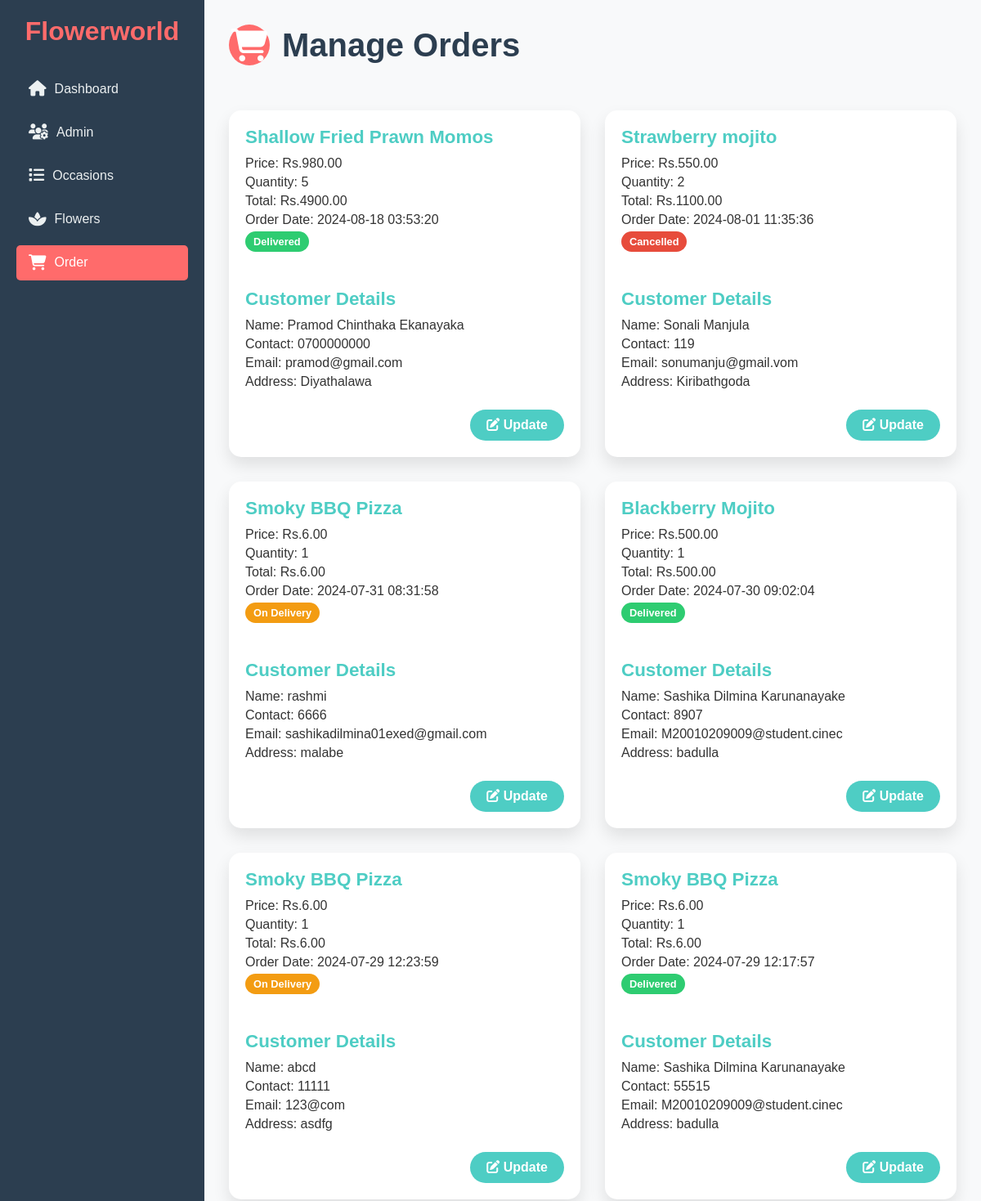
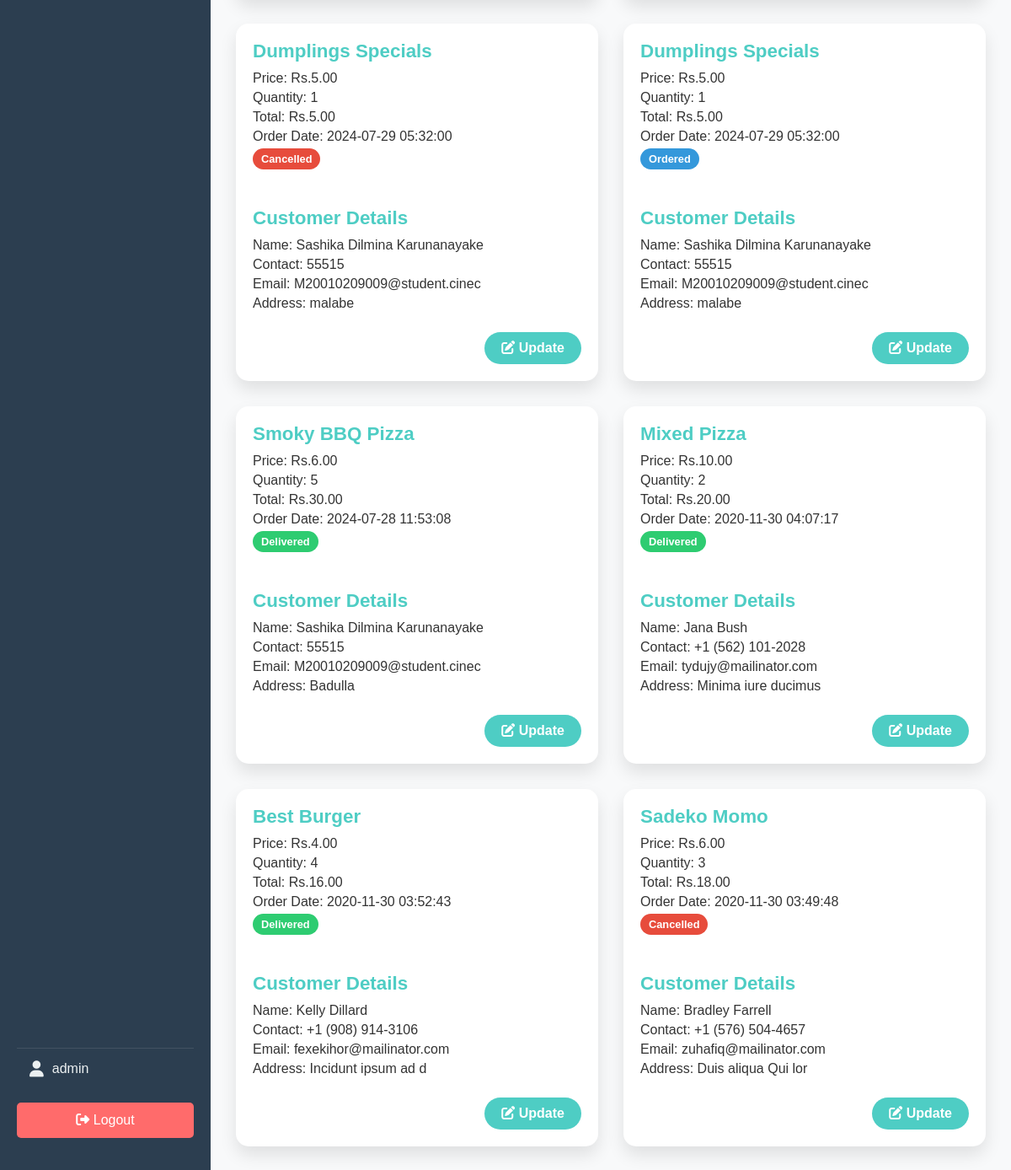
Page /admin/manage-order.php (signed in) on the earlier database version (2 pictures, top to bottom).
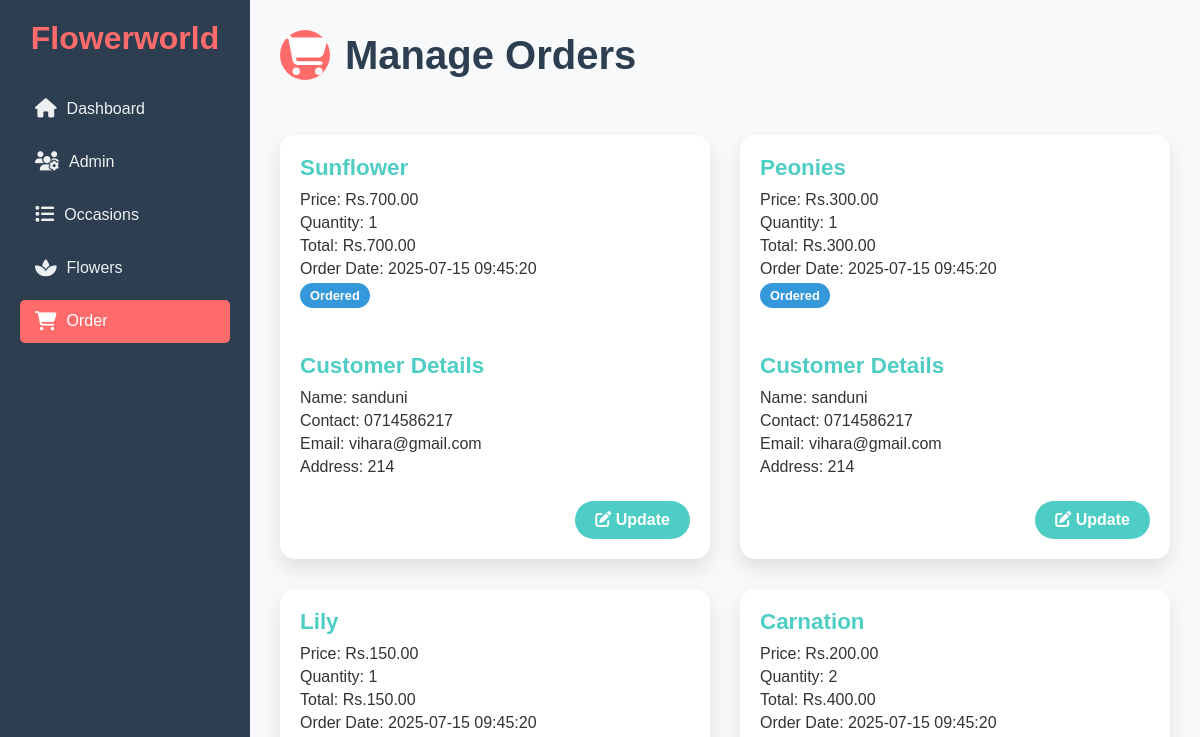
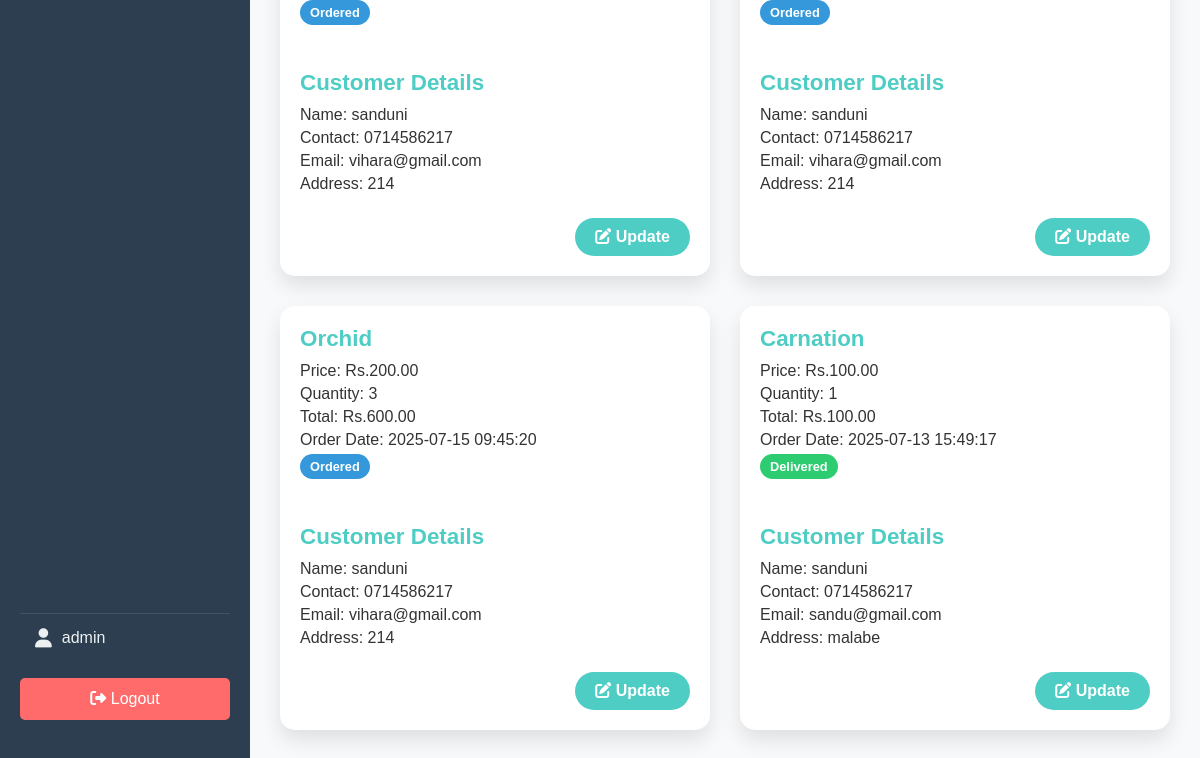
Same page on the later database version (2 pictures, top to bottom).
### tables this page shows
CREATE TABLE `tbl_order` (
  `id` int(10) UNSIGNED NOT NULL,
  `flower` varchar(150) NOT NULL,
  `price` decimal(10,2) NOT NULL,
  `qty` int(11) NOT NULL,
  `total` decimal(10,2) NOT NULL,
  `order_date` datetime NOT NULL,
  `status` varchar(50) NOT NULL,
  `customer_name` varchar(150) NOT NULL,
  `customer_contact` varchar(20) NOT NULL,
  `customer_email` varchar(150) NOT NULL,
  `customer_address` varchar(255) NOT NULL
);

### admin/manage-order.php (the view, shortened to what this page needs)
<?php include('partials/menu.php'); ?>
<div class="dashboard-container">
    <div class="sidebar">
        <div class="logo">
        <h1>Flowerworld</h1>
        </div>
        <nav>
            <a href="index.php"><i class="fas fa-home"></i> <span>Dashboard</span></a>
            <a href="manage-admin.php"><i class="fas fa-users-cog"></i> <span>Admin</span></a>
            <a href="manage-category.php"><i class="fas fa-list"></i> <span>Occasions</span></a>
            <a href="manage-flower.php"><i class="fas fa-spa"></i> <span>Flowers</span></a>
            <a href="manage-order.php" class="active"><i class="fas fa-shopping-cart"></i> <span>Order</span></a>
        </nav>
        <div class="sidebar-footer">
            <div class="user-profile">
                <i class="fas fa-user"></i>
                <span><?php echo $_SESSION['user']; ?></span>
            </div>
            <a href="logout.php" class="logout-btn"><i class="fas fa-sign-out-alt"></i> Logout</a>
        </div>
    </div>
    <div class="main-content">
        <h1 class="dashboard-title">
            <span class="title-icon"><i class="fas fa-shopping-cart"></i></span>
            Manage Orders
        </h1>
        <div class="admin-actions">
        </div>
        <div class="order-grid">
            <?php
                $sql = "SELECT * FROM tbl_order ORDER BY id DESC";
                $res = mysqli_query($conn, $sql);
                $count = mysqli_num_rows($res);
                if($count > 0)
                {
                    while($row = mysqli_fetch_assoc($res))
                    {
                        $id = $row['id'];
                        $flower = $row['flower'];
                        $price = $row['price'];
                        $qty = $row['qty'];
                        $total = $row['total'];
                        $order_date = $row['order_date'];
                        $status = $row['status'];
                        $customer_name = $row['customer_name'];
                        $customer_contact = $row['customer_contact'];
                        $customer_email = $row['customer_email'];
                        $customer_address = $row['customer_address'];
                        ?>
                        <div class="order-card">
                            <div class="order-info">
                                <h3><?php echo $flower; ?></h3>
                                <p>Price: Rs.<?php echo $price; ?></p>
                                <p>Quantity: <?php echo $qty; ?></p>
                                <p>Total: Rs.<?php echo $total; ?></p>
                                <p>Order Date: <?php echo $order_date; ?></p>
                                <p>
    <span class="badge badge-<?php echo strtolower(str_replace(' ', '-', $status)); ?>">
        <?php echo $status; ?>
    </span>
</p>
                            </div>
                            <div class="customer-info">
                                <h4>Customer Details</h4>
                                <p>Name: <?php echo $customer_name; ?></p>
                                <p>Contact: <?php echo $customer_contact; ?></p>
                                <p>Email: <?php echo $customer_email; ?></p>
                                <p>Address: <?php echo $customer_address; ?></p>
                            </div>
                            <div class="order-actions">
                                <a href="<?php echo SITEURL; ?>admin/update-order.php?id=<?php echo $id; ?>" class="btn-update"><i class="fas fa-edit"></i> Update</a>
                            </div>
                        </div>
                        <?php
                    }
                }
                else
                {
                    echo "<p class='no-orders'>No orders found.</p>";
                }
            ?>
        </div>
    </div>
</div>
<?php include('partials/footer.php'); ?>

### admin/partials/menu.php (shortened to what this page needs)
<!DOCTYPE html>
<html lang="en">
<head>
    <link rel="stylesheet" href="css/styles.css">
    <link rel="stylesheet" href="css/admin.css">
    <link rel="stylesheet" href="https://cdnjs.cloudflare.com/ajax/libs/font-awesome/5.15.3/css/all.min.css">
</head>
<body>

### admin/partials/footer.php (shortened to what this page needs)
    </body>
</html>

### admin/css/styles.css (style rules this page uses)
:root { --primary-color: #ff6b6b; --secondary-color: #4ecdc4; --text-color: #333; --background-color: #f8f9fa; --sidebar-bg: #2c3e50; --sidebar-text: #ecf0f1; }
* { margin: 0; padding: 0; box-sizing: border-box; font-family: 'Arial', sans-serif; }
body { background-color: var(--background-color); color: var(--text-color); font-family: 'Arial', sans-serif; }
.dashboard-container { display: flex; height: 100vh; overflow: hidden; }
.sidebar { width: 250px; background-color: var(--sidebar-bg); color: var(--sidebar-text); padding: 20px; display: flex; flex-direction: column; transition: width 0.3s ease; position: fixed; top: 0; left: 0; bottom: 0; overflow-y: auto; }
.sidebar .logo { text-align: center; margin-bottom: 30px; }
.sidebar .logo h1 { font-size: 2rem; color: var(--primary-color); }
.sidebar nav { flex-grow: 1; }
.sidebar nav a { display: flex; align-items: center; padding: 12px 15px; color: var(--sidebar-text); text-decoration: none; transition: background-color 0.3s, color 0.3s; border-radius: 5px; margin-bottom: 10px; }
.sidebar nav a span { opacity: 1; transition: opacity 0.3s; }
.sidebar nav a:hover, .sidebar nav a.active { background-color: var(--primary-color); color: #fff; }
.sidebar-footer { margin-top: auto; padding-bottom: 20px; }
.sidebar nav a i { margin-right: 10px; font-size: 1.2em; }
.user-profile { display: flex; align-items: center; padding: 15px; border-top: 1px solid rgba(255, 255, 255, 0.1); }
.user-profile i { margin-right: 10px; font-size: 1.2em; }
.logout-btn { display: block; background-color: var(--primary-color); color: #fff; text-align: center; padding: 12px; text-decoration: none; border-radius: 5px; margin-top: 15px; transition: background-color 0.3s; }
.main-content { flex-grow: 1; padding: 30px; background-color: var(--background-color); margin-left: 250px; overflow-y: auto; height: 100vh; }
.main-content h1 { margin-bottom: 30px; color: #2c3e50; }
.dashboard-title { font-size: 2.5rem; color: var(--secondary-color); margin-bottom: 30px; display: flex; align-items: center; }
.title-icon { background-color: var(--primary-color); color: white; padding: 10px; border-radius: 50%; margin-right: 15px; display: inline-flex; align-items: center; justify-content: center; width: 50px; height: 50px; }
.badge { display: inline-block; padding: 5px 10px; border-radius: 20px; font-size: 0.8em; font-weight: bold; margin-right: 5px; }
.btn-primary, .btn-update, .btn-delete { padding: 10px 20px; border-radius: 25px; text-decoration: none; font-weight: bold; transition: all 0.3s; display: inline-block; }
.btn-update { background-color: var(--secondary-color); color: white; }
.order-grid { display: grid; grid-template-columns: repeat(auto-fill, minmax(300px, 1fr)); gap: 30px; }
.order-card { background-color: #fff; border-radius: 15px; box-shadow: 0 10px 20px rgba(0, 0, 0, 0.1); overflow: hidden; transition: transform 0.3s, box-shadow 0.3s; animation: fadeIn 0.5s ease-out; }
.order-info, .customer-info { padding: 20px; }
.order-info h3, .customer-info h4 { margin: 0 0 10px 0; color: var(--secondary-color); font-size: 1.4em; }
.order-info p, .customer-info p { margin: 5px 0; }
.order-actions { padding: 0 20px 20px; display: flex; justify-content: flex-end; }
.badge { display: inline-block; padding: 5px 10px; border-radius: 20px; font-size: 0.8em; font-weight: bold; margin-right: 5px; transition: all 0.3s ease; }
.badge-ordered { background-color: #3498db; color: white; }
.badge-delivered { background-color: #2ecc71; color: white; }
.order-info p, .customer-info p { animation: slideIn 0.4s ease-out forwards; opacity: 0; }
.btn-update { animation: fadeInButton 0.2s ease-out 0.2s forwards; opacity: 0; }
.badge-on-delivery { background-color: #f39c12; color: white; }
.badge-cancelled { background-color: #e74c3c; color: white; }

### admin/css/admin.css (style rules this page uses)
.admin-actions { padding-top: 5px; padding-bottom: 20px; padding-left: 10px; padding-right: 10px; display: flex; gap: 10px; }

Differences in the rows shown:
removed tbl_order: flower "Shallow Fried Prawn Momos", price "980.00", qty "5", total "4900.00", order_date "2024-08-18 03:53:20", status "Delivered", customer_name "Pramod Chinthaka Ekanayaka", customer_contact "0700000000", customer_email "pramod@gmail.com", customer_address "Diyathalawa"
removed tbl_order: flower "Strawberry mojito", price "550.00", qty "2", total "1100.00", order_date "2024-08-01 11:35:36", status "Cancelled", customer_name "Sonali Manjula", customer_contact "119", customer_email "sonumanju@gmail.vom", customer_address "Kiribathgoda"
removed tbl_order: flower "Smoky BBQ Pizza", price "6.00", qty "1", total "6.00", order_date "2024-07-31 08:31:58", status "On Delivery", customer_name "rashmi", customer_contact "6666", customer_email "sashikadilmina01exed@gmail.com", customer_address "malabe"
removed tbl_order: flower "Blackberry Mojito", price "500.00", qty "1", total "500.00", order_date "2024-07-30 09:02:04", status "Delivered", customer_name "Sashika Dilmina Karunanayake", customer_contact "8907", customer_email "M20010209009@student.cinec", customer_address "badulla"
removed tbl_order: flower "Smoky BBQ Pizza", price "6.00", qty "1", total "6.00", order_date "2024-07-29 12:23:59", status "On Delivery", customer_name "abcd", customer_contact "11111", customer_email "123@com", customer_address "asdfg"
removed tbl_order: flower "Smoky BBQ Pizza", price "6.00", qty "1", total "6.00", order_date "2024-07-29 12:17:57", status "Delivered", customer_name "Sashika Dilmina Karunanayake", customer_contact "55515", customer_email "M20010209009@student.cinec", customer_address "badulla"
removed tbl_order: flower "Dumplings Specials", price "5.00", qty "1", total "5.00", order_date "2024-07-29 05:32:00", status "Cancelled", customer_name "Sashika Dilmina Karunanayake", customer_contact "55515", customer_email "M20010209009@student.cinec", customer_address "malabe"
removed tbl_order: flower "Dumplings Specials", price "5.00", qty "1", total "5.00", order_date "2024-07-29 05:32:00", status "Ordered", customer_name "Sashika Dilmina Karunanayake", customer_contact "55515", customer_email "M20010209009@student.cinec", customer_address "malabe"
removed tbl_order: flower "Smoky BBQ Pizza", price "6.00", qty "5", total "30.00", order_date "2024-07-28 11:53:08", status "Delivered", customer_name "Sashika Dilmina Karunanayake", customer_contact "55515", customer_email "M20010209009@student.cinec", customer_address "Badulla"
removed tbl_order: flower "Mixed Pizza", price "10.00", qty "2", total "20.00", order_date "2020-11-30 04:07:17", status "Delivered", customer_name "Jana Bush", customer_contact "+1 (562) 101-2028", customer_email "tydujy@mailinator.com", customer_address "Minima iure ducimus"
removed tbl_order: flower "Best Burger", price "4.00", qty "4", total "16.00", order_date "2020-11-30 03:52:43", status "Delivered", customer_name "Kelly Dillard", customer_contact "+1 (908) 914-3106", customer_email "fexekihor@mailinator.com", customer_address "Incidunt ipsum ad d"
removed tbl_order: flower "Sadeko Momo", price "6.00", qty "3", total "18.00", order_date "2020-11-30 03:49:48", status "Cancelled", customer_name "Bradley Farrell", customer_contact "+1 (576) 504-4657", customer_email "zuhafiq@mailinator.com", customer_address "Duis aliqua Qui lor"
added tbl_order: flower "Sunflower", price "700.00", qty "1", total "700.00", order_date "2025-07-15 09:45:20", status "Ordered", customer_name "sanduni", customer_contact "0714586217", customer_email "vihara@gmail.com", customer_address "214"
added tbl_order: flower "Peonies", price "300.00", qty "1", total "300.00", order_date "2025-07-15 09:45:20", status "Ordered", customer_name "sanduni", customer_contact "0714586217", customer_email "vihara@gmail.com", customer_address "214"
added tbl_order: flower "Lily", price "150.00", qty "1", total "150.00", order_date "2025-07-15 09:45:20", status "Ordered", customer_name "sanduni", customer_contact "0714586217", customer_email "vihara@gmail.com", customer_address "214"
added tbl_order: flower "Carnation", price "200.00", qty "2", total "400.00", order_date "2025-07-15 09:45:20", status "Ordered", customer_name "sanduni", customer_contact "0714586217", customer_email "vihara@gmail.com", customer_address "214"
added tbl_order: flower "Orchid", price "200.00", qty "3", total "600.00", order_date "2025-07-15 09:45:20", status "Ordered", customer_name "sanduni", customer_contact "0714586217", customer_email "vihara@gmail.com", customer_address "214"
added tbl_order: flower "Carnation", price "100.00", qty "1", total "100.00", order_date "2025-07-13 15:49:17", status "Delivered", customer_name "sanduni", customer_contact "0714586217", customer_email "sandu@gmail.com", customer_address "malabe"
